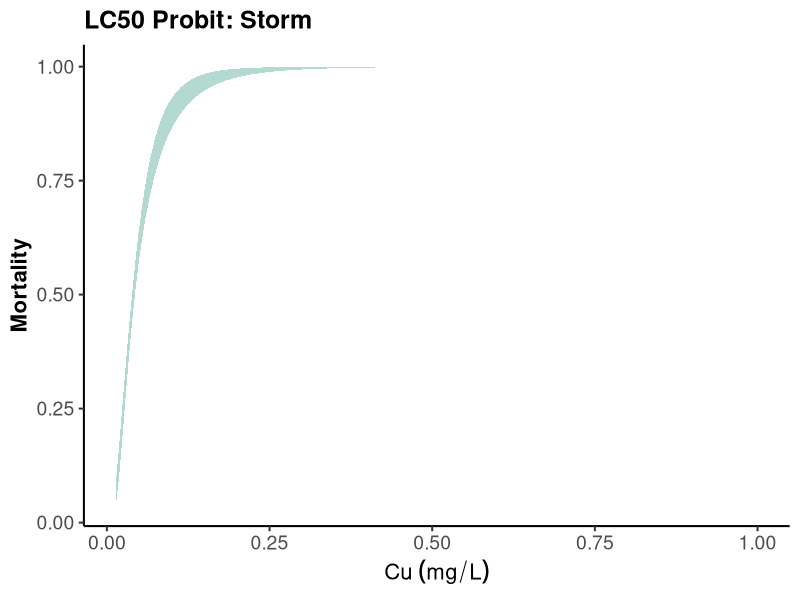
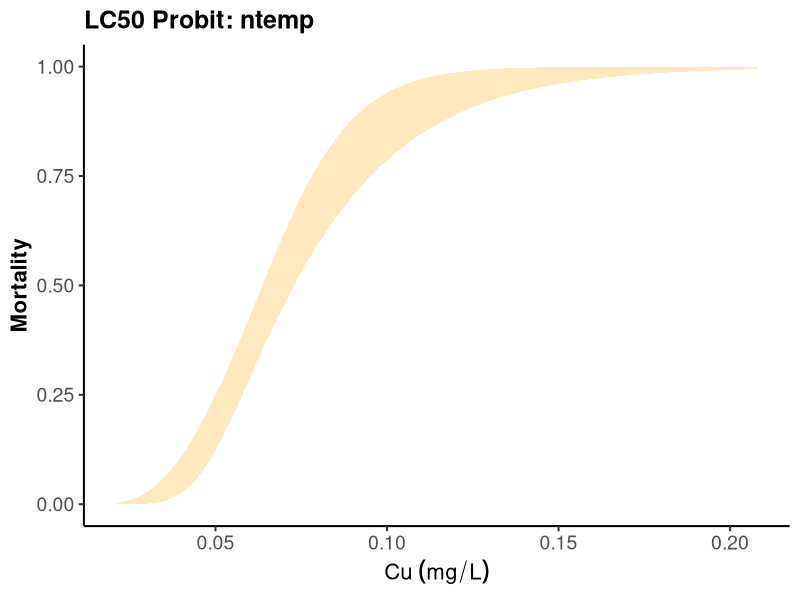
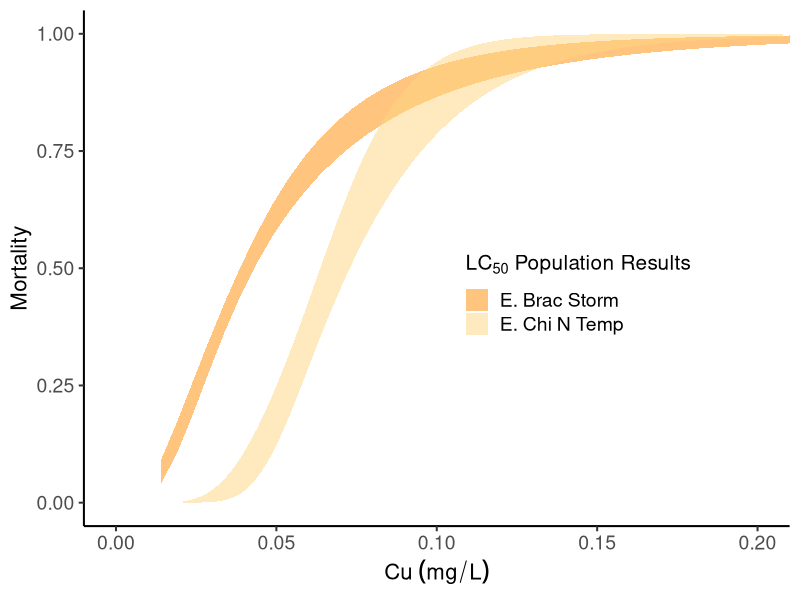
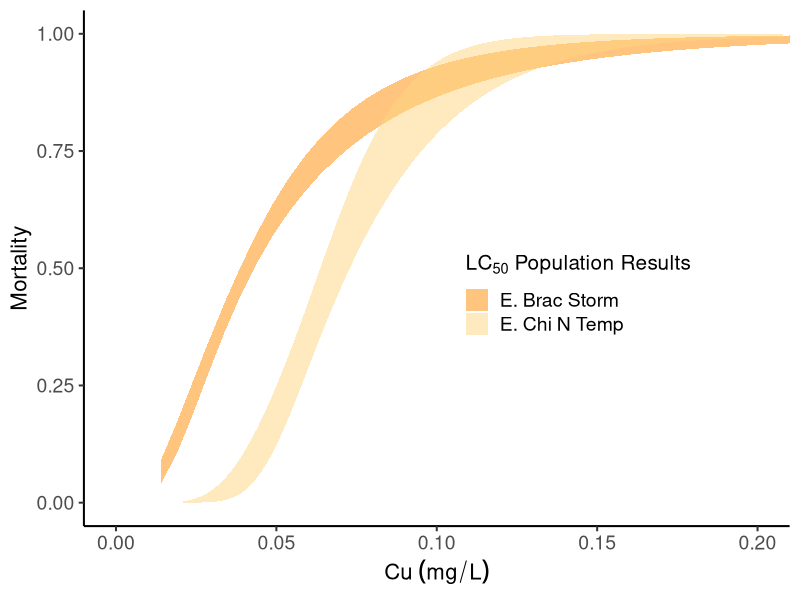

Write R code to recreate these figures, in order.
  library(readxl)
  
  
  ##load excel files into R as tables, load as many as you would like
  Ebra_storm_copper_LC50_EPA <- read_excel("Ebra_storm_copper_LC50_EPA.xlsx")
  Echi_Ntemp_copper_LC50_EPA <- read_excel("Echi_Ntemp_copper_LC50_EPA.xlsx")
  
  
  #Make chart for first data set 
  # Remove any possible zero doses to avoid log(0)
  dat_storm <- Ebra_storm_copper_LC50_EPA[Ebra_storm_copper_LC50_EPA$dose_mg_L != 0, ]
  
  # Make sure response and total exist and are numeric
  # Fit the probit model
  fit_storm <- glm(
    cbind(response, total - response) ~ log10(dose_mg_L),
    family = binomial(link = "probit"),
    data = dat_storm
  )
  
  # Sequence of doses for smooth curve
  dose_seq_storm <- seq(min(dat_storm$dose_mg_L), max(dat_storm$dose_mg_L), length.out = 200)
  pred_dat_storm <- data.frame(dose_mg_L = dose_seq_storm)
  
  # Predict mortality and confidence intervals (on probit scale)
  pred_storm <- predict(fit_storm, newdata = pred_dat_storm, type = "link", se.fit = TRUE)
  
  # Convert to probability scale
  pred_dat_storm$mortality <- pnorm(pred_storm$fit)
  pred_dat_storm$upper <- pnorm(pred_storm$fit + 1.96 * pred_storm$se.fit)
  pred_dat_storm$lower <- pnorm(pred_storm$fit - 1.96 * pred_storm$se.fit)
  
  library(ggplot2)
  
  ggplot() +
    # Confidence ribbon
    geom_ribbon(
      data = pred_dat_storm,
      aes(x = dose_mg_L, ymin = lower, ymax = upper),
      fill = "#69b3a2", alpha = 0.5
    ) +
    # Fitted curve line - removing but can return if requested
   ## geom_line(
   ##   data = pred_dat_storm,
    ##  aes(x = dose_mg_L, y = mortality),
     ## color = "#4183c4", size = 1.2
   ## ) +
    # Experimental points - removing for now but can be added back as needed
    ###geom_point(
     ### data = dat_storm,
    ###  aes(x = dose_mg_L, y = response / total),
     ### size = 2, shape = 21, fill = "white", color = "#222"
  ###  ) +
    labs(
      x = expression(Cu~(mg/L)),   # Edit 'Cu' or 'CO[2]' as appropriate.
      y = "Mortality",
      title = "LC50 Probit: Storm"
    ) +
    theme_classic(base_size = 15) +
    theme(
      legend.position = "none",
      axis.title = element_text(size = 16, face = "bold"),
      axis.text = element_text(size = 14),
      plot.title = element_text(size = 18, face = "bold")
    )
  
  ##### make chart for second data set
  ##### Ntemp Data 
  
  
  # Remove any possible zero doses to avoid log(0)
  dat_ntemp <- Echi_Ntemp_copper_LC50_EPA[Echi_Ntemp_copper_LC50_EPA$dose_mg_L != 0, ]
  
  # Make sure response and total exist and are numeric
  # Fit the probit model
  fit_ntemp <- glm(
    cbind(response, total - response) ~ log10(dose_mg_L),
    family = binomial(link = "probit"),
    data = dat_ntemp
  )
  
  # Sequence of doses for smooth curve
  dose_seq_ntemp <- seq(min(dat_ntemp$dose_mg_L), max(dat_ntemp$dose_mg_L), length.out = 200)
  pred_dat_ntemp <- data.frame(dose_mg_L = dose_seq_ntemp)
  
  # Predict mortality and confidence intervals (on probit scale)
  pred_ntemp <- predict(fit_ntemp, newdata = pred_dat_ntemp, type = "link", se.fit = TRUE)
  
  # Convert to probability scale
  pred_dat_ntemp$mortality <- pnorm(pred_ntemp$fit)
  pred_dat_ntemp$upper <- pnorm(pred_ntemp$fit + 1.96 * pred_ntemp$se.fit)
  pred_dat_ntemp$lower <- pnorm(pred_ntemp$fit - 1.96 * pred_ntemp$se.fit)
  
  library(ggplot2)
  
  ggplot() +
    # Confidence ribbon
    geom_ribbon(
      data = pred_dat_ntemp,
      aes(x = dose_mg_L, ymin = lower, ymax = upper),
      fill = "#FFD580", alpha = 0.5
    ) +
    # Fitted curve line - removing but can return if requested
    ## geom_line(
    ##   data = pred_dat_ntemp,
    ##  aes(x = dose_mg_L, y = mortality),
    ## color = "#4183c4", size = 1.2
    ## ) +
    # Experimental points - removing for now but can be added back as needed
    ###geom_point(
    ### data = dat_ntemp,
    ###  aes(x = dose_mg_L, y = response / total),
    ### size = 2, shape = 21, fill = "white", color = "#222"
    ###  ) +
    labs(
      x = expression(Cu~(mg/L)),   # Edit 'Cu' or 'CO[2]' as appropriate.
      y = "Mortality",
      title = "LC50 Probit: ntemp"
    ) +
    theme_classic(base_size = 15) +
    theme(
      legend.position = "none",
      axis.title = element_text(size = 16, face = "bold"),
      axis.text = element_text(size = 14),
      plot.title = element_text(size = 18, face = "bold")
    )
  
  
  
  pred_dat_storm$Group <- "E. Brac Storm"
  pred_dat_ntemp$Group <- "E. Chi N Temp"
  combined_pred <- rbind(pred_dat_storm, pred_dat_ntemp)
  library(ggplot2)
  
  LC50_double_ribbon<-ggplot(combined_pred, aes(x = dose_mg_L, fill = Group)) +
    geom_ribbon(
      aes(ymin = lower, ymax = upper),
      alpha = 0.5
    ) +
    scale_fill_manual(
      values = c("E. Brac Storm" = "darkorange", "E. Chi N Temp" = "#FFD580")
    ) +
    coord_cartesian(xlim = c(0, 0.20)) +
    labs(
      x = expression(Cu~(mg/L)),
      y = "Mortality",
      #title=expression("LC"[50]*" Probit - E. brachionus Storm & E. chihuahuaensis N Temp"),
      fill =  expression(LC[50]*" Population Results")
    ) +
    theme_classic(base_size = 15) +
    theme(
      axis.title = element_text(size = 16),
      axis.text = element_text(size = 14),
      plot.title = element_text(size = 18, face = "bold"),
      legend.position = c(0.7, 0.45),        # <--- Moves legend inside plot
      legend.justification = "center", 
      legend.title = element_text(size = 15),
      legend.text = element_text(size = 14)
    )
  
  print(LC50_double_ribbon)
  
  ### for savings as 300 dpi
  ggsave("LC50_double_rib.png", plot = LC50_double_ribbon, dpi = 300)